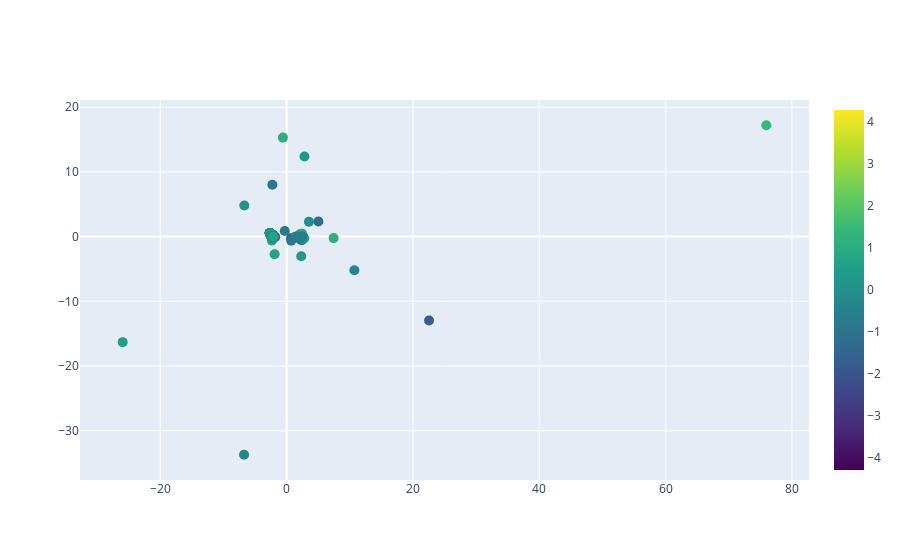

Source (notebook cell):
### Markdown cell above
**Plotting the results**

Using plotly, I plotted the results so that it becomes easier to explore similar songs based on their colors and clusters.

### Code cell
from plotly.offline import download_plotlyjs, init_notebook_mode, plot, iplot
#ma
init_notebook_mode(connected=True)

import plotly.graph_objs as go

trace1 = go.Scatter(
    y = two_dimensional_songs['Y'],
    x = two_dimensional_songs['X'],
    text = two_dimensional_songs['cancion'],
    mode='markers',
    marker=dict(
        size= 10,#'7',
        color = np.random.randn(5717), #set color equal to a variable
        colorscale='Viridis',
        showscale=True
    )
)
data = [trace1]

iplot(data)

### Figure 1 — Plotly figure (JSON) as saved in the notebook; plotly's stock layout.template omitted (floating-point values rounded to 4 significant figures; data arrays with more than 128 entries replaced by an {"elided": "..."} marker saying what was removed)
{"data": [{"marker": {"color": {"elided": "5717 float values"}, "colorscale": [[0, "#440154"], [0.1111, "#482878"], [0.2222, "#3e4989"], [0.3333, "#31688e"], [0.4444, "#26828e"], [0.5556, "#1f9e89"], [0.6667, "#35b779"], [0.7778, "#6ece58"], [0.8889, "#b5de2b"], [1, "#fde725"]], "showscale": true, "size": 10}, "mode": "markers", "text": {"elided": "1864 str values"}, "type": "scatter", "x": {"elided": "1864 float values"}, "y": {"elided": "1864 float values"}}], "layout": {}}
